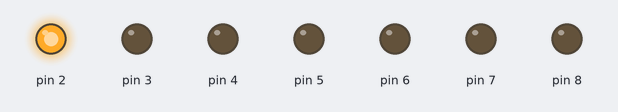
This sketch was run on a simulated Arduino Uno, built with avr-gcc and run on an emulated ATmega328P. Parts: output pins drawn as LEDs (lit = HIGH).

Above: at 0.16 s.
At 0.83 s:
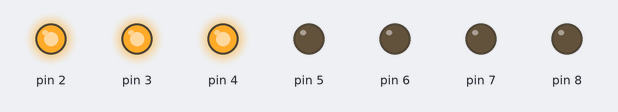
At 1.49 s:
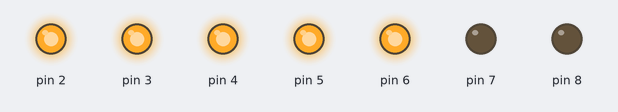
At 2.17 s:
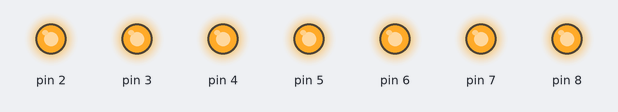
At 3.85 s:
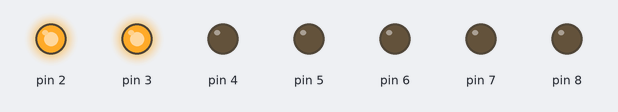
At 5.84 s:
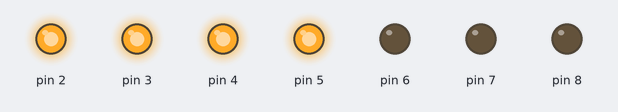
Timing chart, 0 to 6.1 s (numbered marks = the images above):
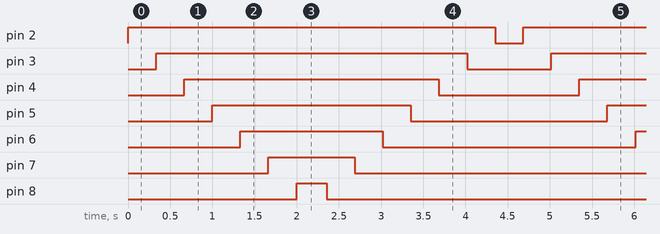

The sketch:

ida_y_vuelta.ino
```cpp
int i;
int x;
int y;

int A = 2;
int B = 3;
int C = 4;
int D = 5;
int E = 6;
int F = 7;
int G = 8;

void setup()
{
  for(i=2; i<9;i=i+1){
    pinMode(i, OUTPUT);
  }
  Serial.begin(9600);
}

void loop()
{
  for(x=2; x<9;x=x+1){
    digitalWrite(x,1);
    delay(333);
  }
  delay(22);
  for(x=8; x>=2; x=x-1){
    digitalWrite(x,0);
    delay(333);
  }
}
```

Measured:
- by itself, pin 2: alternates HIGH for 4.4 s and LOW for 0.33 s
- by itself, pin 3: alternates HIGH for 3.7 s and LOW for 1.0 s
- by itself, pin 4: alternates HIGH for 3.0 s and LOW for 1.7 s
- by itself, pin 5: alternates HIGH for 2.4 s and LOW for 2.3 s
- by itself, pin 6: alternates HIGH for 1.7 s and LOW for 3.0 s
- by itself, pin 7: alternates HIGH for 1.0 s and LOW for 3.7 s
- by itself, pin 8: alternates HIGH for 0.36 s and LOW for 4.3 s
